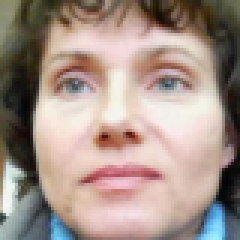
#> input picture trainImages/1/f401_02_f19_i0_0.png, 80 x 80 px (shown 3 times larger); its folder holds only this picture in this run
$ python project.py
#> lines starting #> are read from the running program, lines starting #| are printed output that depends on the picture
import os
import glob
import sys

import numpy as np
from time import time

from sklearn.neural_network import MLPClassifier
from sklearn.svm import SVC

from skimage.feature import hog
from skimage.io import imread


classifier = SVC(C=1e2, probability=True)


trainData = {'classes': [],
            'img_hog': [],
            'img_hog_d': []}
testData = {'classes': [],
            'img_hog': [],
            'img_hog_d': []}
evalData = {'testNames': [],
            'classes': [],
            'img_hog': [],
            'img_hog_d': []}

images = {}


def loadTrainDirImages(dir, trainDir):
#> called with dir = 'trainImages', trainDir = True
    os.chdir(dir)
    subdirectories = os.listdir(dir)

    for subdir in subdirectories:

        os.chdir(dir + '/' + subdir)

        completePath = dir + '/' + subdir

        for file in glob.glob("*.png"):
            filePath = completePath + '/' + file
            images[file] = imread(filePath, as_gray=True)
            if(trainDir):

                trainData['classes'].append(subdir)

                fd, img = hog(images[file],
                    orientations=8,
                    pixels_per_cell=(8, 8),
                    cells_per_block=(1, 1),
                    block_norm='L1',
                    visualize=True)
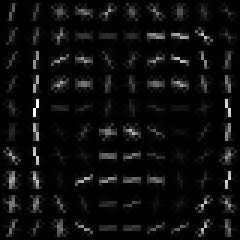
#> img: shape (80, 80) float64 (shown 3 times larger); min 0, max 0.215, mean 0.0111; drawn with min black and max white
#> fd = 800 values, max 0.889 at index 328, min 0 at index 3, mean 0.125
                trainData['img_hog'].append(img)
                trainData['img_hog_d'].append(fd)
            else:
                testData['classes'].append(subdir)

                fd, img = hog(images[file],
                    orientations=8,
                    pixels_per_cell=(8, 8),
                    cells_per_block=(1, 1),
                    block_norm='L1',
                    visualize=True)
                testData['img_hog'].append(img)
                testData['img_hog_d'].append(fd)
#> pass 2 of the loop in loadTrainDirImages, `for subdir in subdirectories:`:
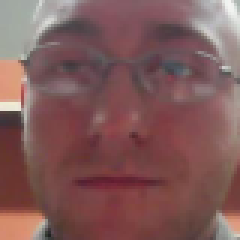
#> input picture trainImages/2/m429_01_p01_i0_0.png, 80 x 80 px (shown 3 times larger)
#> in loadTrainDirImages, `fd, img = hog(images[file], orientations=8, pixels_per_cell=(8, 8), ce..`:
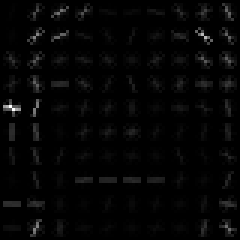
#> img: shape (80, 80) float64 (shown 3 times larger); min 0, max 0.198, mean 0.00419; drawn with min black and max white
#> fd = 800 values, max 0.693 at index 328, min 0 at index 30, mean 0.125

def loadEvalDirImages(dir):

    os.chdir(dir)

    for file in glob.glob("*.png"):
        filePath = dir + '/' + file

        images[file] = imread(filePath, as_gray=True)
        evalData['testNames'].append(os.path.basename(filePath)[:-4])

        evalData['classes'] = None

        fd, img = hog(images[file],
            orientations=8,
            pixels_per_cell=(8, 8),
            cells_per_block=(1, 1),
            block_norm='L1',
            visualize=True)
        evalData['img_hog'].append(img)
        evalData['img_hog_d'].append(fd)


def trainModel(eval):
    X_trainArr = trainData['img_hog_d']
    y_trainArr = trainData['classes']

    if(eval):
        X_testDataArr = evalData['img_hog_d']
        y_testDataArr = evalData['classes']
    else:
        X_testDataArr = testData['img_hog_d']
        y_testDataArr = testData['classes']

    start_time = time()
    classifier.fit(X_trainArr, y_trainArr)
    print('\nTraining time:', time() - start_time)

    if not eval:
        print('Score:', classifier.score(X_testDataArr, y_testDataArr))


if __name__ == "__main__":

    training = False

    if(len(sys.argv) == 2):
        if(sys.argv[1] == '--train'):
            training = True

    currDirectory = os.getcwd()

    trainDirectory = currDirectory + '/trainImages'
    devDirectory = currDirectory + '/devImages'
    evalDirectory = currDirectory + '/evalImages'

    if(training):
        loadTrainDirImages(trainDirectory, True)
        loadTrainDirImages(devDirectory, False)
        trainModel(False)
    else:
        loadTrainDirImages(trainDirectory, True)
        loadTrainDirImages(devDirectory, True)
#> (the run stopped early here; a loop or call above may not have finished)
